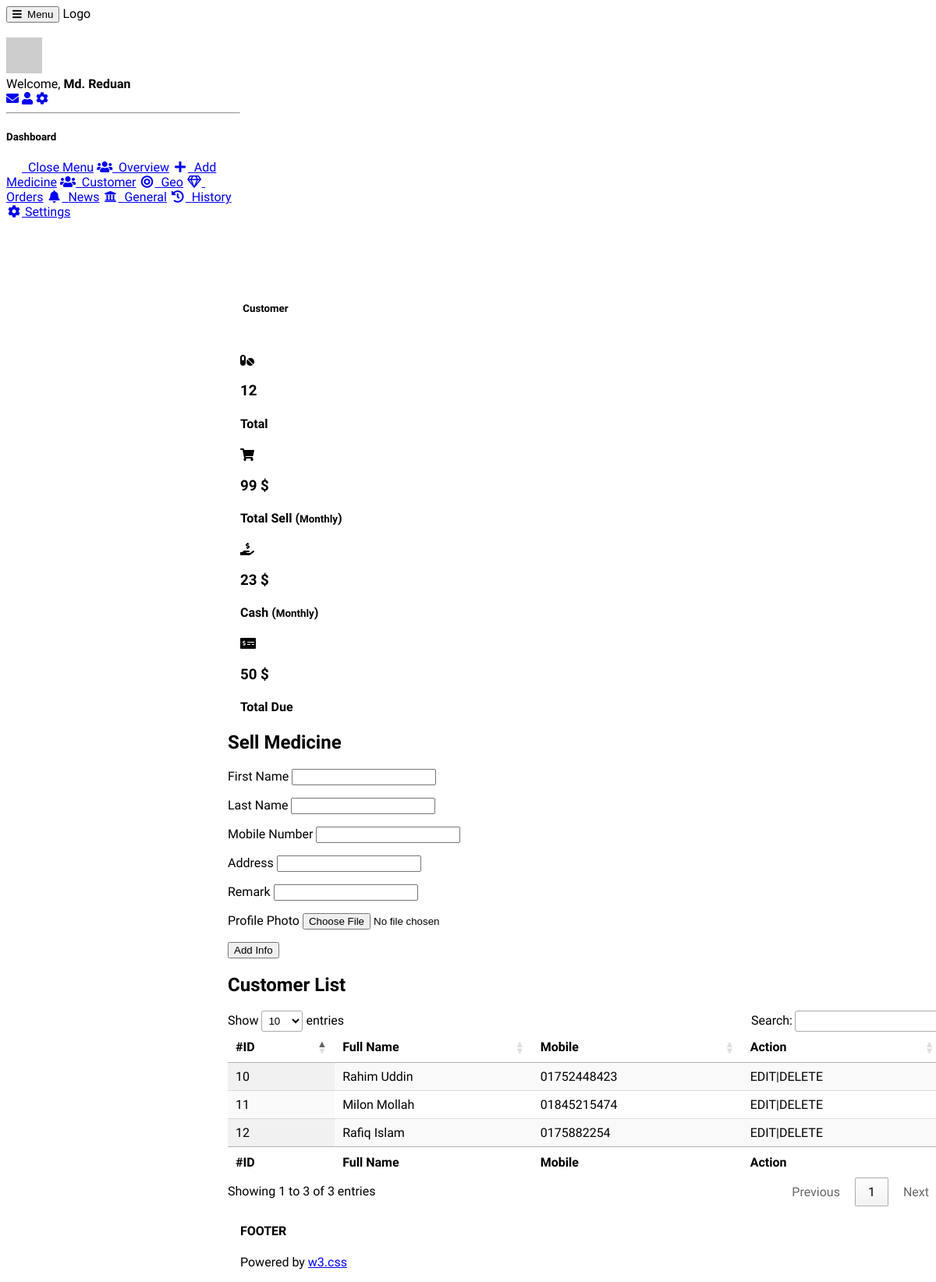
/user/customer.php (signed in), run on the app's committed database.
### tables this page shows
CREATE TABLE `users` (
  `id` bigint(20) NOT NULL,
  `first_name` varchar(255) NOT NULL,
  `last_name` varchar(255) NOT NULL,
  `email` varchar(255) NOT NULL,
  `password` varchar(255) NOT NULL,
  `has_shop` tinyint(1) DEFAULT NULL,
  `hash` text NOT NULL
);

CREATE TABLE `customer` (
  `id` bigint(20) NOT NULL,
  `shop_id` bigint(20) NOT NULL,
  `first_name` varchar(255) NOT NULL,
  `last_name` varchar(255) DEFAULT NULL,
  `mobile` varchar(25) DEFAULT NULL,
  `address` text DEFAULT NULL,
  `profile_photo` varchar(255) DEFAULT NULL,
  `remark` text DEFAULT NULL
);

### classes/User.php (called while the page is built, shortened)
<?php
class User
{
    private $db;
    private $user;
    public function __construct($db_conn)
    {
        if ($this->db == null) {
            $this->db = $db_conn;
        }
    }
    public function getUserName()
    {
        return $this->user['first_name'];
    }
    public function getUser()
    {
        return $this->user;
    }
    public function setBySession($id)
    {
        $sql = 'SELECT * FROM users WHERE id = ?';
        $res = $this->db->prepare($sql);
        $res->execute([$id]);
        $this->user = $res->fetch(PDO::FETCH_ASSOC);
    }
}

### classes/DBConnect.php (called while the page is built)
<?php
try{
    $db_conn = new PDO('mysql:host='.DB_HOST.';dbname='.DB_DATABASE.'', DB_USER, DB_PASSWORD);
    $db_conn->setAttribute(PDO::ATTR_ERRMODE, PDO::ERRMODE_EXCEPTION);
}
catch(PDOException $e)
{
    echo $e->getMessage();
}
$user = new User($db_conn);

### classes/Shop.php (called while the page is built, shortened)
<?php
class Shop
{
    private $db;
    private $shop;
    public function __construct($user)
    {
        if ($this->db == null) {
            $this->db = new PDO('mysql:host=' . DB_HOST . ';dbname=' . DB_DATABASE . '', DB_USER, DB_PASSWORD);
        }
        $this->shopByUserId($user['id']);
    }
    public function getId()
    {
        return $this->shop['id'];
    }
    public function shopByUserId($id)
    {
        $sql = 'SELECT * FROM shop WHERE id = ?';
        $res = $this->db->prepare($sql);
        $res->execute([$id]);
        $this->shop = $res->fetch(PDO::FETCH_ASSOC);
    }
}

### classes/Shopmed.php (called while the page is built, shortened)
<?php
class Shopmed extends Medicine
{
    private $shop;
    public function __construct(User $user, Shop $shop)
    {
        $this->shop = $shop;
        if ($this->db == null) {
            try {
                $this->db = new PDO('mysql:host=' . DB_HOST . ';dbname=' . DB_DATABASE . '', DB_USER, DB_PASSWORD);
            } catch (PDOException $e) {
                print_r($e);
            }
        }
    }
    public function medicineCount()
    {
        $sql = 'SELECT * FROM `shop_medicine` WHERE `shop_id`=?';
        $stmt = $this->db->prepare($sql);
        $stmt->execute([$this->shop->getId()]);
        $count = $stmt->rowCount();
        return $count;
    }
}

### classes/Customer.php (called while the page is built, shortened)
<?php
class Customer
{
    private $shop;
    private $db;
    public function __construct(Shop $shop)
    {
        $this->shop = $shop;
        if ($this->db == null) {
            try {
                $this->db = new PDO('mysql:host=' . DB_HOST . ';dbname=' . DB_DATABASE . '', DB_USER, DB_PASSWORD);
            } catch (PDOException $e) {
                print_r($e);
            }
        }
    }
    public function getAllCustomers()
    {
        $sql = 'SELECT * FROM `customer` WHERE `shop_id` = ?';
        $stmt = $this->db->prepare("$sql");
        $stmt->execute([$this->shop->getId()]);
        $res = $stmt->fetchAll(PDO::FETCH_ASSOC);
        return $res;
    }
}

### user/customer.php (the view, shortened to what this page needs)
<?php include 'inc/header.php'; ?>
<?php include 'inc/nav.php'; ?>
<div class="w3-main" style="margin-left:300px;margin-top:43px;">
  <header class="w3-container" style="padding-top:22px">
    <h5><b><i class="fa fa-dashboard"></i> Customer</b></h5>
  </header>
  <pre>
  <?php
    $customer = new Customer($shop);
  ?>
  </pre>
  <div class="w3-row-padding w3-margin-bottom">
    <div class="w3-quarter">
      <div class="w3-container w3-red w3-padding-16">
        <div class="w3-left"><i class="fas fa-pills w3-xxxlarge"></i></div>
        <div class="w3-right">
          <h3><?php echo $med->medicineCount();?></h3>
        </div>
        <h4>Total</h4>
      </div>
    </div>
    <div class="w3-quarter">
      <div class="w3-container w3-blue w3-padding-16">
        <div class="w3-left"><i class="fas fa-shopping-cart w3-xxxlarge"></i></div>
        <div class="w3-right">
          <h3>99 $</h3>
        </div>
        <h4>Total Sell (<small>Monthly</small>)</h4>
      </div>
    </div>
    <div class="w3-quarter">
      <div class="w3-container w3-teal w3-padding-16">
        <div class="w3-left"><i class="fas fa-hand-holding-usd w3-xxxlarge"></i></div>
        <div class="w3-right">
          <h3>23 $</h3>
        </div>
        <h4>Cash (<small>Monthly</small>)</h4>
      </div>
    </div>
    <div class="w3-quarter">
      <div class="w3-container w3-orange w3-text-white w3-padding-16">
        <div class="w3-left"><i class="fas fa-money-check-alt w3-xxxlarge"></i></div>
        <div class="w3-right">
          <h3>50 $</h3>
        </div>
        <h4>Total Due</h4>
      </div>
    </div>
  </div>
  <div class="w3-panel">
    <div class="w3-row-padding" style="margin:0 -16px">
      <div class="w3-col m4">
        <div class="w3-card-4">
          <div class="w3-container w3-orange">
            <h2>Sell Medicine</h2>
          </div>
          <form autocomplete="off" method="post" action="" class="w3-container">
            <p>
                <label class="w3-text-teal" for="first_name">First Name</label>
                <input type="text" name="first_name" id="first_name" class="w3-input w3-border" value="">
            </p>
            <p>
                <label class="w3-text-teal" for="last_name">Last Name</label>
                <input type="text" name="last_name" id="last_name" value="" class="w3-input w3-border">
            </p>
            <p>
                <label class="w3-text-teal" for="mobile">Mobile Number</label>
                <input type="text" name="mobile" id="mobile" value="" class="w3-input w3-border">
            </p>
            <p>
                <label class="w3-text-teal" for="address">Address</label>
                <input type="text" name="address" id="address" value="" class="w3-input w3-border">
            </p>
            <p>
                <label class="w3-text-teal" for="remark">Remark</label>
                <input type="text" name="remark" id="remark" value="" class="w3-input w3-border">
            </p>
            <p>
                <label class="w3-text-teal" for="profile_photo">Profile Photo</label>
                <input type="file" name="profile_photo" id="profile_photo" value="" class="w3-input w3-border">
            </p>
            <p>
              <button type="submit" name="add_new_customer" id="add_new_customer" class="w3-btn w3-blue-gray">Add Info</button>
            </p>
          </form>
        </div>
      </div>
      <div class="w3-col m8">
        <div class="w3-card-4">
          <div class="w3-container w3-orange">
            <h2>Customer List</h2>
          </div>
          <?php
           $all_customer = $customer->getAllCustomers();
          ?>
            <div class="w3-margin-top w3-margin-bottom w3-padding-small">
            <table id="customerListTable" class="display" style="width:100%">
              <thead>
                <tr>
                  <th>#ID</th>
                  <th>Full Name</th>
                  <th>Mobile</th>
                  <th>Action</th>
                </tr>
              </thead>
              <tbody>
                <?php foreach ($all_customer as $row) { ?>
                    <tr>
                    <td><?=$row["id"]?></td>
                    <td><?=$row["first_name"]?> <?=$row["last_name"]?></td>
                    <td><?=$row["mobile"]?></td>
                    <td>EDIT|DELETE</td>
                    </tr>
                <?php } ?>
              </tbody>
              <tfoot>
              <tr>
                  <th>#ID</th>
                  <th>Full Name</th>
                  <th>Mobile</th>
                  <th>Action</th>
                </tr>
              </tfoot>
            </table>
            </div>
        </div>
      </div>
    </div>
  </div>
  <footer class="w3-container w3-padding-16 w3-light-grey">
    <h4>FOOTER</h4>
    <p>Powered by <a href="https://www.w3schools.com/w3css/default.asp" target="_blank">w3.css</a></p>
  </footer>
</div>
<?php include 'inc/footer.php'; ?>

### user/inc/header.php (shortened to what this page needs)
<?php
    require_once '../classes/User.php';
    include_once '../classes/DBConnect.php';
    require_once '../classes/Shop.php';
    require_once '../classes/Medicine.php';
    require_once '../classes/Shopmed.php';
    require_once '../classes/Customer.php';
    include_once 'functions.php';
    $user->setBySession($_SESSION['id']);
    $shop = new Shop($user->getUser());
    $med = new Shopmed($user, $shop);
?>
<!DOCTYPE html>
<html>
    <head>
    <link rel="stylesheet" href="https://cdnjs.cloudflare.com/ajax/libs/w3-css/4.1.0/w3.min.css" />
    <link rel="stylesheet" href="https://cdn.datatables.net/1.10.24/css/jquery.dataTables.min.css">
    <link rel="stylesheet" href="https://cdnjs.cloudflare.com/ajax/libs/font-awesome/5.15.3/css/all.min.css" />
    <link rel="stylesheet" href="https://cdn.jsdelivr.net/npm/@tarekraafat/autocomplete.js@10.1.5/dist/css/autoComplete.02.min.css">
    </head>
<body class="w3-light-grey">

### user/inc/nav.php (shortened to what this page needs)
<div class="w3-bar w3-top w3-black w3-large" style="z-index:4">
  <button class="w3-bar-item w3-button w3-hide-large w3-hover-none w3-hover-text-light-grey" onclick="w3_open();"><i class="fa fa-bars"></i>  Menu</button>
  <span class="w3-bar-item w3-right">Logo</span>
</div>
<nav class="w3-sidebar w3-collapse w3-white w3-animate-left" style="z-index:3;width:300px;" id="mySidebar"><br>
  <div class="w3-container w3-row">
    <div class="w3-col s4">
      <img src="http://via.placeholder.com/46" class="w3-circle w3-margin-right" style="width:46px">
    </div>
    <div class="w3-col s8 w3-bar">
      <span>Welcome, <strong><?php echo $user->getUserName(); ?></strong></span><br>
      <a href="#" class="w3-bar-item w3-button"><i class="fa fa-envelope"></i></a>
      <a href="#" class="w3-bar-item w3-button"><i class="fa fa-user"></i></a>
      <a href="logout.php" class="w3-bar-item w3-button"><i class="fa fa-cog"></i></a>
    </div>
  </div>
  <hr>
  <div class="w3-container">
    <h5>Dashboard</h5>
  </div>
  <div class="w3-bar-block">
    <a href="#" class="w3-bar-item w3-button w3-padding-16 w3-hide-large w3-dark-grey w3-hover-black" onclick="w3_close()" title="close menu"><i class="fa fa-remove fa-fw"></i>  Close Menu</a>
    <a href="index.php" class="w3-bar-item w3-button w3-padding <?php activeUrlSidebar('index.php'); ?>"><i class="fa fa-users fa-fw"></i>  Overview</a>
    <a href="addMedicine.php" class="w3-bar-item w3-button w3-padding <?php activeUrlSidebar('addMedicine.php'); ?>"><i class="fas fa-plus fa-fw"></i>  Add Medicine</a>
    <a href="customer.php" class="w3-bar-item w3-button w3-padding <?php activeUrlSidebar('customer.php'); ?>"><i class="fa fa-users fa-fw"></i>  Customer</a>
    <a href="#" class="w3-bar-item w3-button w3-padding"><i class="fa fa-bullseye fa-fw"></i>  Geo</a>
    <a href="#" class="w3-bar-item w3-button w3-padding"><i class="far fa-gem fa-fw"></i>  Orders</a>
    <a href="#" class="w3-bar-item w3-button w3-padding"><i class="fa fa-bell fa-fw"></i>  News</a>
    <a href="#" class="w3-bar-item w3-button w3-padding"><i class="fas fa-university fa-fw"></i>  General</a>
    <a href="#" class="w3-bar-item w3-button w3-padding"><i class="fa fa-history fa-fw"></i>  History</a>
    <a href="shopConfiguration.php" class="w3-bar-item w3-button w3-padding <?php activeUrlSidebar('shopConfiguration.php'); ?>"><i class="fa fa-cog fa-fw"></i> Settings</a><br><br>
  </div>
</nav>

### user/functions.php (shortened to what this page needs)
<?php
function activeUrlSidebar($filename)
{
    $URI = $_SERVER['PHP_SELF'];
    if(basename($URI) == $filename) echo "w3-blue";
}

### user/inc/footer.php (shortened to what this page needs)
</body>
</html>

### user/inc/header.php (style rules this page uses)
html,body,h1,h2,h3,h4,h5 { font-family: "Raleway", sans-serif }

### data on the page
users: first_name "Md. Reduan"
customer: id "10", first_name "Rahim", last_name "Uddin", mobile "01752448423"
customer: id "11", first_name "Milon", last_name "Mollah", mobile "01845215474"
customer: id "12", first_name "Rafiq", last_name "Islam", mobile "0175882254"

### other printed values
$med->medicineCount() "12"
